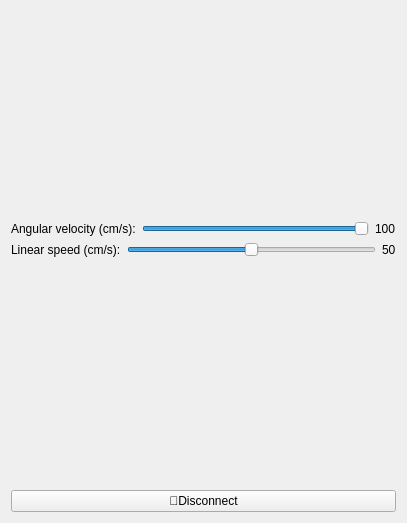
          <widget class="QWidget" name="page_7">
           <layout class="QVBoxLayout" name="verticalLayout_7">
            <item>
             <layout class="QVBoxLayout" name="verticalLayout_3">
              <item>
               <layout class="QHBoxLayout" name="horizontalLayout_2">
                <item>
                 <widget class="QPushButton" name="forward">
                  <property name="minimumSize">
                   <size>
                    <width>64</width>
                    <height>64</height>
                   </size>
                  </property>
                  <property name="maximumSize">
                   <size>
                    <width>64</width>
                    <height>64</height>
                   </size>
                  </property>
                  <property name="styleSheet">
                   <string notr="true">QPushButton{border-image: url(:/image/data/images/up.png);}
QPushButton{border:none;}
QPushButton:pressed{border-image: url(:/image/data/images/up_2.png);}</string>
                  </property>
                  <property name="text">
                   <string/>
                  </property>
                  <property name="shortcut">
                   <string>W</string>
                  </property>
                 </widget>
                </item>
               </layout>
              </item>
              <item>
               <layout class="QHBoxLayout" name="horizontalLayout_18">
                <item>
                 <widget class="QPushButton" name="r_left">
                  <property name="minimumSize">
                   <size>
                    <width>64</width>
                    <height>64</height>
                   </size>
                  </property>
                  <property name="maximumSize">
                   <size>
                    <width>64</width>
                    <height>64</height>
                   </size>
                  </property>
                  <property name="styleSheet">
                   <string notr="true">QPushButton{border-image: url(:/image/data/images/left.png);}
QPushButton{border:none;}
QPushButton:pressed{border-image: url(:/image/data/images/left_2.png);}</string>
                  </property>
                  <property name="text">
                   <string/>
                  </property>
                  <property name="shortcut">
                   <string>A</string>
                  </property>
                 </widget>
                </item>
                <item>
                 <widget class="QPushButton" name="stop">
                  <property name="minimumSize">
                   <size>
                    <width>64</width>
                    <height>64</height>
                   </size>
                  </property>
                  <property name="maximumSize">
                   <size>
                    <width>64</width>
                    <height>64</height>
                   </size>
                  </property>
                  <property name="styleSheet">
                   <string notr="true">QPushButton{border-image: url(:/image/data/images/stop.png);}
QPushButton{border:none;}
QPushButton:pressed{border-image: url(:/image/data/images/stop-2.png);}</string>
                  </property>
                  <property name="text">
                   <string/>
                  </property>
                  <property name="shortcut">
                   <string>S</string>
                  </property>
                 </widget>
                </item>
                <item>
                 <widget class="QPushButton" name="r_right">
                  <property name="minimumSize">
                   <size>
                    <width>64</width>
                    <height>64</height>
                   </size>
                  </property>
                  <property name="maximumSize">
                   <size>
                    <width>64</width>
                    <height>64</height>
                   </size>
                  </property>
                  <property name="styleSheet">
                   <string notr="true">QPushButton{border-image: url(:/image/data/images/right.png);}
QPushButton{border:none;}
QPushButton:pressed{border-image: url(:/image/data/images/right_2.png);}</string>
                  </property>
                  <property name="text">
                   <string/>
                  </property>
                  <property name="shortcut">
                   <string>D</string>
                  </property>
                 </widget>
                </item>
               </layout>
              </item>
              <item>
               <layout class="QHBoxLayout" name="horizontalLayout_19">
                <item>
                 <widget class="QPushButton" name="back">
                  <property name="minimumSize">
                   <size>
                    <width>64</width>
                    <height>64</height>
                   </size>
                  </property>
                  <property name="maximumSize">
                   <size>
                    <width>64</width>
                    <height>64</height>
                   </size>
                  </property>
                  <property name="styleSheet">
                   <string notr="true">QPushButton{border-image: url(:/image/data/images/down.png);}
QPushButton{border:none;}
QPushButton:pressed{border-image: url(:/image/data/images/down_2.png);}</string>
                  </property>
                  <property name="text">
                   <string/>
                  </property>
                  <property name="shortcut">
                   <string>X</string>
                  </property>
                 </widget>
                </item>
               </layout>
              </item>
              <item>
               <layout class="QHBoxLayout" name="horizontalLayout_20">
                <item>
                 <widget class="QLabel" name="label_14">
                  <property name="enabled">
                   <bool>true</bool>
                  </property>
                  <property name="text">
                   <string>Angular velocity (cm/s):</string>
                  </property>
                 </widget>
                </item>
                <item>
                 <widget class="QSlider" name="horizontalSlider_raw">
                  <property name="enabled">
                   <bool>true</bool>
                  </property>
                  <property name="maximum">
                   <number>100</number>
                  </property>
                  <property name="value">
                   <number>100</number>
                  </property>
                  <property name="orientation">
                   <enum>Qt::Horizontal</enum>
                  </property>
                 </widget>
                </item>
                <item>
                 <widget class="QLabel" name="label_raw">
                  <property name="enabled">
                   <bool>true</bool>
                  </property>
                  <property name="text">
                   <string>100</string>
                  </property>
                 </widget>
                </item>
               </layout>
              </item>
              <item>
               <layout class="QHBoxLayout" name="horizontalLayout_21">
                <item>
                 <widget class="QLabel" name="label_9">
                  <property name="enabled">
                   <bool>true</bool>
                  </property>
                  <property name="text">
                   <string>Linear speed (cm/s):</string>
                  </property>
                 </widget>
                </item>
                <item>
                 <widget class="QSlider" name="horizontalSlider_linear">
                  <property name="enabled">
                   <bool>true</bool>
                  </property>
                  <property name="maximum">
                   <number>100</number>
                  </property>
                  <property name="singleStep">
                   <number>1</number>
                  </property>
                  <property name="value">
                   <number>50</number>
                  </property>
                  <property name="orientation">
                   <enum>Qt::Horizontal</enum>
                  </property>
                 </widget>
                </item>
                <item>
                 <widget class="QLabel" name="label_linear">
                  <property name="enabled">
                   <bool>true</bool>
                  </property>
                  <property name="text">
                   <string>50</string>
                  </property>
                 </widget>
                </item>
               </layout>
              </item>
              <item>
               <layout class="QHBoxLayout" name="horizontalLayout_23">
                <item>
                 <spacer name="horizontalSpacer_5">
                  <property name="orientation">
                   <enum>Qt::Horizontal</enum>
                  </property>
                  <property name="sizeHint" stdset="0">
                   <size>
                    <width>40</width>
                    <height>20</height>
                   </size>
                  </property>
                 </spacer>
                </item>
                <item>
                 <widget class="QWidget" name="JoyStick_widget" native="true">
                  <property name="minimumSize">
                   <size>
                    <width>200</width>
                    <height>200</height>
                   </size>
                  </property>
                  <layout class="QHBoxLayout" name="horizontalLayout_22"/>
                 </widget>
                </item>
                <item>
                 <spacer name="horizontalSpacer_6">
                  <property name="orientation">
                   <enum>Qt::Horizontal</enum>
                  </property>
                  <property name="sizeHint" stdset="0">
                   <size>
                    <width>40</width>
                    <height>20</height>
                   </size>
                  </property>
                 </spacer>
                </item>
               </layout>
              </item>
              <item>
               <spacer name="verticalSpacer_4">
                <property name="orientation">
                 <enum>Qt::Vertical</enum>
                </property>
                <property name="sizeHint" stdset="0">
                 <size>
                  <width>385</width>
                  <height>21</height>
                 </size>
                </property>
               </spacer>
              </item>
              <item>
               <widget class="QPushButton" name="pushButton">
                <property name="text">
                 <string>🔗Disconnect</string>
                </property>
               </widget>
              </item>
             </layout>
            </item>
           </layout>
          </widget>
